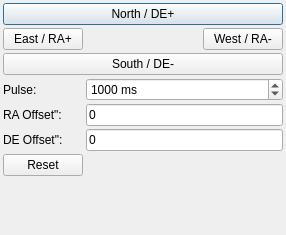
<?xml version="1.0" encoding="UTF-8"?>
<ui version="4.0">
 <class>ManualPulse</class>
 <widget class="QDialog" name="ManualPulse">
  <property name="geometry">
   <rect>
    <x>0</x>
    <y>0</y>
    <width>286</width>
    <height>235</height>
   </rect>
  </property>
  <property name="windowTitle">
   <string>Manual Pulse</string>
  </property>
  <layout class="QVBoxLayout" name="verticalLayout_2">
   <property name="spacing">
    <number>3</number>
   </property>
   <property name="leftMargin">
    <number>3</number>
   </property>
   <property name="topMargin">
    <number>3</number>
   </property>
   <property name="rightMargin">
    <number>3</number>
   </property>
   <property name="bottomMargin">
    <number>3</number>
   </property>
   <item>
    <layout class="QVBoxLayout" name="verticalLayout">
     <item>
      <widget class="QPushButton" name="northPulseB">
       <property name="text">
        <string>North / DE+</string>
       </property>
      </widget>
     </item>
     <item>
      <layout class="QHBoxLayout" name="horizontalLayout">
       <item>
        <widget class="QPushButton" name="eastPulseB">
         <property name="text">
          <string>East / RA+</string>
         </property>
        </widget>
       </item>
       <item>
        <spacer name="horizontalSpacer">
         <property name="orientation">
          <enum>Qt::Horizontal</enum>
         </property>
         <property name="sizeHint" stdset="0">
          <size>
           <width>40</width>
           <height>20</height>
          </size>
         </property>
        </spacer>
       </item>
       <item>
        <widget class="QPushButton" name="westPulseB">
         <property name="text">
          <string>West / RA-</string>
         </property>
        </widget>
       </item>
      </layout>
     </item>
     <item>
      <widget class="QPushButton" name="southPulseB">
       <property name="text">
        <string>South / DE-</string>
       </property>
      </widget>
     </item>
    </layout>
   </item>
   <item>
    <layout class="QFormLayout" name="formLayout">
     <item row="0" column="0">
      <widget class="QLabel" name="label_3">
       <property name="text">
        <string>Pulse:</string>
       </property>
      </widget>
     </item>
     <item row="0" column="1">
      <widget class="QSpinBox" name="pulseDuration">
       <property name="suffix">
        <string> ms</string>
       </property>
       <property name="minimum">
        <number>100</number>
       </property>
       <property name="maximum">
        <number>5000</number>
       </property>
       <property name="singleStep">
        <number>100</number>
       </property>
       <property name="value">
        <number>1000</number>
       </property>
      </widget>
     </item>
     <item row="1" column="0">
      <widget class="QLabel" name="label">
       <property name="text">
        <string>RA Offset&quot;:</string>
       </property>
      </widget>
     </item>
     <item row="1" column="1">
      <widget class="QLineEdit" name="raOffset">
       <property name="text">
        <string>0</string>
       </property>
      </widget>
     </item>
     <item row="2" column="0">
      <widget class="QLabel" name="label_2">
       <property name="text">
        <string>DE Offset&quot;:</string>
       </property>
      </widget>
     </item>
     <item row="2" column="1">
      <widget class="QLineEdit" name="deOffset">
       <property name="text">
        <string>0</string>
       </property>
      </widget>
     </item>
     <item row="3" column="0">
      <widget class="QPushButton" name="resetB">
       <property name="text">
        <string>Reset</string>
       </property>
       <property name="icon">
        <iconset theme="edit-clear">
         <normaloff>.</normaloff>.</iconset>
       </property>
      </widget>
     </item>
    </layout>
   </item>
  </layout>
 </widget>
 <resources/>
 <connections/>
</ui>
